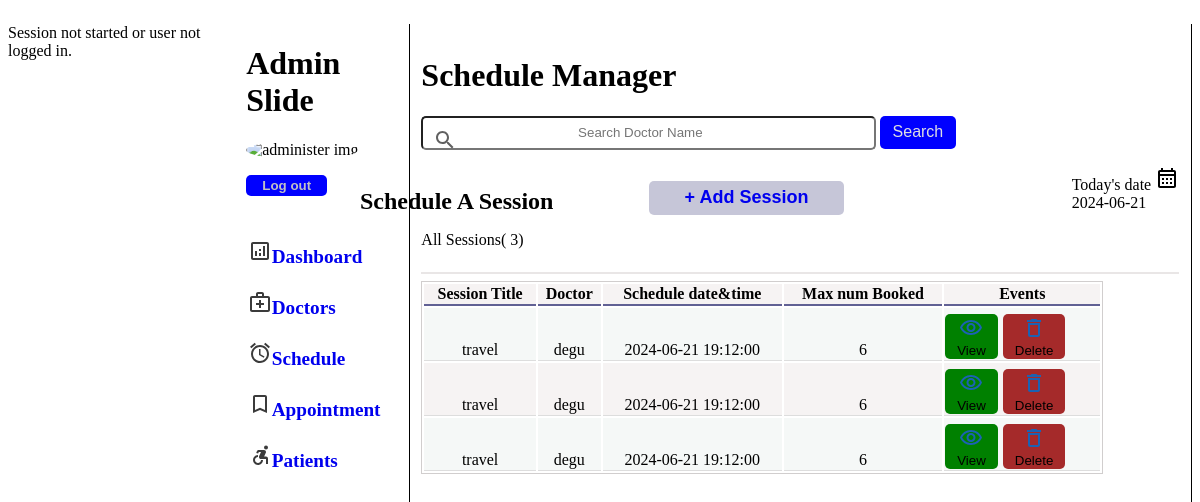
Page /Admin/Schedule.php on the committed database.
### tables this page shows
CREATE TABLE `session` (
  `title` varchar(255) NOT NULL,
  `dname` varchar(255) NOT NULL,
  `num` int(255) NOT NULL,
  `date` date NOT NULL,
  `time` time NOT NULL,
  `id` int(11) NOT NULL
);

### Admin/Schedule.php (the view, shortened to what this page needs)
<!DOCTYPE html>
<html lang="en">
<head>
    <link rel="stylesheet" href="../CSS/style.css">
    <link rel="stylesheet" href="../CSS/admin.css">
    <link rel="stylesheet" href="../CSS/appointment.css">
    <link rel="stylesheet" href="../CSS/doctor.css">
</head>
<body>
    <?php
   include("sidebar.php");
   include("../connection.php");
     $list2 = "select * from session";
        $result = mysqli_query($conn, $list2);
   ?>
    <div class="main-part">
        <h1>Schedule Manager</h1>
        <img src="../img/search.svg" alt="search" id="search-img">
        <form action="Schedule.php" method="post">
            <input type="search" placeholder="Search Doctor Name " id="search" name="search_term">
            <input type="submit" name="search" id="search-button" value="Search">
        </form>
        <p id="today-date">Today's date <img src="../img/calendar.svg" alt=""><br><?php date_default_timezone_set('Asia/Kolkata');
        $today=date('Y-m-d');
         echo $today; ?></p><br>
        <div class="add-new-section">
            <h2>Schedule A Session</h2>
            <button id="add-new-button"><a href="addSession.php">+ Add Session</a></button>
        </div>
        <p>All Sessions( <?php echo mysqli_num_rows($result)?>)</p>
        <div class="input-sections">
        </div>
        <?php echo '
    <table>
        <tr>
            <th>Session Title</th>
            <th>Doctor</th>
            <th>Schedule date&time</th>
            <th>Max num Booked</th>
            <th>Events</th>
        </tr>';
        if (isset($_POST['search'])) {
            $search_term = $_POST['search_term'];
            $list1 = "SELECT * FROM session WHERE dname LIKE '%$search_term%' ";
            $result = mysqli_query($conn, $list1);
            if(mysqli_num_rows($result) > 0) {
                $data = '';
                while($row = mysqli_fetch_assoc($result)) {
                    $title = $row["title"];
                    $spec = $row["dname"];
                    $mnum = $row["num"];
                    $d = $row["date"];
                    $t = $row["time"];
                    $id=$row["id"];
                    $data .= '<tr>
                        <td>' . $title . '</td>
                        <td>' . $spec . '</td>
                        <td>' . $d . " ". $t .'</td>
                        <td>' . $mnum . '</td>
                        <td>
                            <div class="schedule-form-button">
                                <form action="viewSchedule.php" method="post" style="display:flex;marigin-right: 5px;">
                                    <input type="hidden" name="id" value="'. $id .'">
                                    <button type="submit" class="view-button" style="background-color:green;">
                                        <img src="../img/icons/view-iceblue.svg" alt="View" value="View">View
                                    </button>
                                </form>
                                <form action="deleteSchedule.php"  method="post" style="display:flex;marigin-right: 5px;">
                                    <input type="hidden" name="id" value="'. $id .'">
                                    <button type="submit" class="view-button"  style="margin-left:5px ;background-color:brown;" >
                                        <img src="../img/icons/delete-iceblue.svg" alt="View" value="View">Delete
                                    </button>
                                </form>
                        </div>
                        </div>
                        </td>
                        </tr>';
                }
                echo $data;
            } else {
                echo "<tr><td colspan='5'style='border: 2px solid red; color: red; padding: 1rem;'>No search results found.</td></tr>";
            }
        } else {
            $list1 = "SELECT * FROM session";
            $result = mysqli_query($conn, $list1);
            if(mysqli_num_rows($result) > 0) {
                $data = '';
                while($row = mysqli_fetch_assoc($result)) {
                    $title = $row["title"];
                    $spec = $row["dname"];
                    $mnum = $row["num"];
                    $d = $row["date"];
                    $t = $row["time"];
                    $id=$row["id"];
                    $data .= '<tr>
                        <td>' . $title . '</td>
                        <td>' . $spec . '</td>
                        <td>' . $d . " ". $t .'</td>
                        <td>' . $mnum . '</td>
                        <td>
                            <div class="schedule-form-button">
                                <form action="viewSchedule.php" method="post" style="display:flex;marigin-right: 5px;">
                                    <input type="hidden" name="id" value="'. $id .'">
                                    <button type="submit" class="view-button" style="background-color:green;">
                                        <img src="../img/icons/view-iceblue.svg" alt="View" value="View">View
                                    </button>
                                </form>
                                <form action="deleteSchedule.php"  method="post" style="display:flex;marigin-right: 5px;">
                                    <input type="hidden" name="id" value="'. $id .'">
                                    <button type="submit" class="view-button"  style="margin-left:5px ;background-color:brown;" >
                                        <img src="../img/icons/delete-iceblue.svg" alt="View" value="View">Delete
                                    </button>
                                </form>
                        </div>
                        </div>
                        </td>
                        </tr>';
                }
                echo $data;
            } else {
                echo "<tr><td colspan='5'>No sessions found.</td></tr>";
            }
        }
?>
</body>
</html>

### CSS/style.css (style rules this page uses)
body { justify-content: center; display: flex; margin-top: 2%; }
#search-button { padding: 1%; border-radius: 5px; font-size: medium; color: rgb(222 222 227); border-style: none; width: 10%; background: blue; }
.main-part { width: 70%; padding: 1%; border-right: 1px solid black; }
#today-date { float: right; }
.main-part #search { width: 60%; padding: 1%; border-radius: 5px; text-align: center; }
.main-part #search-img { padding: 1%; position: absolute; }
table { border: 1px solid rgb(209 206 206); padding-top: 0%; width: 90%; margin-top: 1%; }
th { border-bottom: 2px solid rgb(97 97 148); }
tr { text-align: center; width: 85%; border-bottom: 1px solid rgb(12 0 0); }
td { border-bottom: 1px solid #ddd; height: 50px; vertical-align: bottom; }
tr:nth-child(even) { background-color: #f4f8f6e2; }
tr:nth-child(odd) { background-color: rgb(246, 243, 243); }
.form-button, .schedule-form-button { display: flex; }

### CSS/admin.css (style rules this page uses)
.add-new-section { display: flex; justify-content: space-around; }
#add-new-button { width: 30%; height: 20%; margin-top: 2%; background: rgb(198, 198, 216); border-radius: 5px; color: rgb(226, 24, 24); cursor: pointer; border-style: none; padding: 1%; font-size: large; font-weight: bold; }
#add-new-button a { text-decoration: none; }

### CSS/appointment.css (style rules this page uses)
.input-sections { border: 1px solid rgb(233 230 230); margin-top: 3%; }

### CSS/doctor.css (style rules this page uses)
h2 { text-align: center; position: absolute; left: 30%; font-weight: bold; }
.view-button, .delete-button { background: rgb(146 146 166); border-radius: 5px; border-style: none; padding: 2%; text-align: center; cursor: pointer; }
.view-button { width: 100%; height: 100%; }

### rows in the picture
session: title "travel", dname "degu", date "2024-06-21", time "19:12:00", num "6"
session: title "travel", dname "degu", date "2024-06-21", time "19:12:00", num "6"
session: title "travel", dname "degu", date "2024-06-21", time "19:12:00", num "6"

### other values in the picture
mysqli_num_rows($result) "3"
